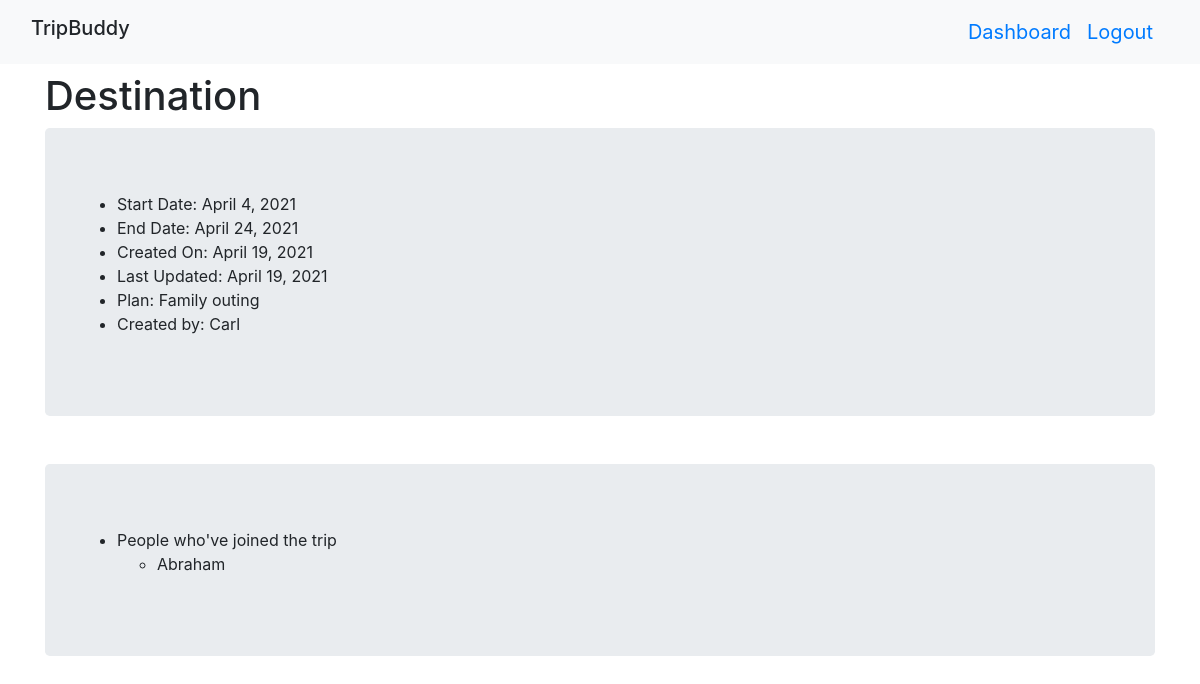
The page /trips/1 (signed in) on the database its author committed.
### Trip_app/models.py (models this page shows)
class Trip(models.Model):
    destination = models.CharField(max_length=255)
    start_date = models.DateField(auto_now=False)
    end_date = models.DateField(auto_now=False)
    plan = models.TextField()
    planner = models.ForeignKey(User, related_name='my_trips', on_delete=models.CASCADE)
    guest = models.ManyToManyField(User, related_name='trips')
    created_at = models.DateField(auto_now_add=True)
    updated_at = models.DateField(auto_now=True)
    objects =TripManager()

class User(models.Model):
    first_name = models.CharField(max_length=255)
    last_name =models.CharField(max_length=255)
    email =models.CharField(max_length=255)
    password =models.CharField(max_length=255)
    created_at =models.DateField(auto_now_add=True)
    updated_at =models.DateField(auto_now=True)
    objects =UserManager()

### Trip_app/views.py (the view)
# urls.py: url(r'^trips/(?P<id>\d+)$', views.view),
def view(request, id):
    guest_trips=Trip.objects.filter(guest=User.objects.get(id=request.session['id']))
    this_trip=Trip.objects.get(id=id)
    context = {
        'this_trip': this_trip,
        'guest': guest_trips,
    }
    print(this_trip.guest)
    return render(request, 'viewshow.html', context)

### Trip_app/templates/viewshow.html (shortened to what this page needs)
<!DOCTYPE html>
<html lang="en">
<head>
    <link rel="stylesheet" href="https://maxcdn.bootstrapcdn.com/bootstrap/4.5.2/css/bootstrap.min.css">
    {% load static %}
</head>
<body>
    <nav class="navbar navbar-expand-sm bg-light justify-content-center">
        <div class='container-fluid'>
            <h1 class="navbar-brand">TripBuddy</h1>
            <a class="navbar-brand ml-auto navbar-link" href="/dashboard">Dashboard</a>
            <a class="navbar-brand navbar-link" href="/destroy">Logout</a>
        </div>
    </nav>
    <div class="container mt-2">
        <h1 class="display-5">Destination</h1>
        <div class="container jumbotron details">
            <ul>
                <li><span>Start Date:</span> {{this_trip.start_date}}</li>
                <li><span>End Date:</span> {{this_trip.end_date}}</li>
                <li><span>Created On:</span> {{this_trip.created_at}}</li>
                <li><span>Last Updated:</span> {{this_trip.updated_at}}</li>
                <li><span>Plan:</span> {{this_trip.plan}}</li>
                <li><span>Created by:</span> {{this_trip.planner.first_name}}</li>
            </ul>
        </div>
        <div class="container jumbotron mt-5">
            <ul>
                <li><span>People who've joined the trip</span></li>
                <ul>
                    {% for guest in this_trip.guest.all %}
                    <li>{{guest.first_name}}</li>
                    {% endfor %}
                </ul>
            </ul>
        </div>
    </div>
</body>
</html>

### rows shown on the page
Trip: start_date "April 4, 2021", end_date "April 24, 2021", created_at "April 19, 2021", updated_at "April 19, 2021", plan "Family outing", planner.first_name "Carl"
User: first_name "Abraham"
